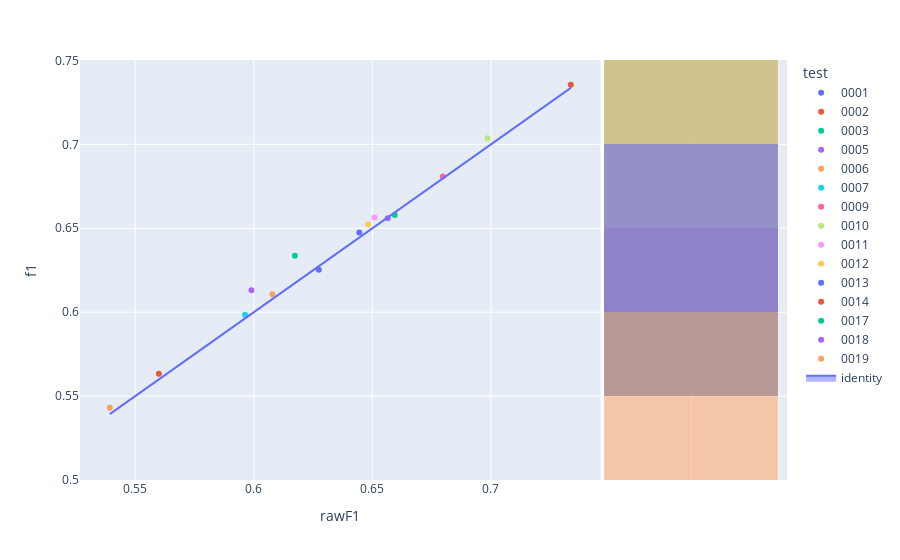

Notebook source saved alongside this figure:
### Code cell
fig=px.scatter(experimentModels,x='rawF1',y='f1',color='test',hover_name='modelId', marginal_y="histogram")
fig.add_trace(
    go.Scatter(x=experimentModels['rawF1'], y=experimentModels['rawF1'], name="identity", mode='lines',fill="toself")
)
fig.show()

### Figure 1 — Plotly figure (JSON) as saved in the notebook; plotly's stock layout.template omitted (floating-point values rounded to 4 significant figures)
{"data": [{"hovertemplate": "<b>%{hovertext}</b><br><br>test=0001<br>rawF1=%{x}<br>f1=%{y}<extra></extra>", "hovertext": ["d51d037b-304a-48df-970e-58aac592ac87"], "legendgroup": "0001", "marker": {"color": "#636efa", "symbol": "circle"}, "mode": "markers", "name": "0001", "orientation": "v", "showlegend": true, "type": "scatter", "x": [0.6274], "xaxis": "x", "y": [0.6253], "yaxis": "y"}, {"alignmentgroup": "True", "bingroup": "y", "hovertemplate": "test=0001<br>f1=%{y}<br>count=%{x}<extra></extra>", "legendgroup": "0001", "marker": {"color": "#636efa"}, "name": "0001", "offsetgroup": "0001", "opacity": 0.5, "showlegend": false, "type": "histogram", "xaxis": "x2", "y": [0.6253], "yaxis": "y2"}, {"hovertemplate": "<b>%{hovertext}</b><br><br>test=0002<br>rawF1=%{x}<br>f1=%{y}<extra></extra>", "hovertext": ["50ebd176-f601-4f02-bcd5-e0c07a362a35"], "legendgroup": "0002", "marker": {"color": "#EF553B", "symbol": "circle"}, "mode": "markers", "name": "0002", "orientation": "v", "showlegend": true, "type": "scatter", "x": [0.7337], "xaxis": "x", "y": [0.7355], "yaxis": "y"}, {"alignmentgroup": "True", "bingroup": "y", "hovertemplate": "test=0002<br>f1=%{y}<br>count=%{x}<extra></extra>", "legendgroup": "0002", "marker": {"color": "#EF553B"}, "name": "0002", "offsetgroup": "0002", "opacity": 0.5, "showlegend": false, "type": "histogram", "xaxis": "x2", "y": [0.7355], "yaxis": "y2"}, {"hovertemplate": "<b>%{hovertext}</b><br><br>test=0003<br>rawF1=%{x}<br>f1=%{y}<extra></extra>", "hovertext": ["ad0e1cc1-5a53-45b1-b13e-ca760e58c787"], "legendgroup": "0003", "marker": {"color": "#00cc96", "symbol": "circle"}, "mode": "markers", "name": "0003", "orientation": "v", "showlegend": true, "type": "scatter", "x": [0.6173], "xaxis": "x", "y": [0.6336], "yaxis": "y"}, {"alignmentgroup": "True", "bingroup": "y", "hovertemplate": "test=0003<br>f1=%{y}<br>count=%{x}<extra></extra>", "legendgroup": "0003", "marker": {"color": "#00cc96"}, "name": "0003", "offsetgroup": "0003", "opacity": 0.5, "showlegend": false, "type": "histogram", "xaxis": "x2", "y": [0.6336], "yaxis": "y2"}, {"hovertemplate": "<b>%{hovertext}</b><br><br>test=0005<br>rawF1=%{x}<br>f1=%{y}<extra></extra>", "hovertext": ["953522b6-a687-4555-b7bd-64e50323f539"], "legendgroup": "0005", "marker": {"color": "#ab63fa", "symbol": "circle"}, "mode": "markers", "name": "0005", "orientation": "v", "showlegend": true, "type": "scatter", "x": [0.599], "xaxis": "x", "y": [0.6131], "yaxis": "y"}, {"alignmentgroup": "True", "bingroup": "y", "hovertemplate": "test=0005<br>f1=%{y}<br>count=%{x}<extra></extra>", "legendgroup": "0005", "marker": {"color": "#ab63fa"}, "name": "0005", "offsetgroup": "0005", "opacity": 0.5, "showlegend": false, "type": "histogram", "xaxis": "x2", "y": [0.6131], "yaxis": "y2"}, {"hovertemplate": "<b>%{hovertext}</b><br><br>test=0006<br>rawF1=%{x}<br>f1=%{y}<extra></extra>", "hovertext": ["fdff7a52-c874-434c-b79a-4652e6521b61"], "legendgroup": "0006", "marker": {"color": "#FFA15A", "symbol": "circle"}, "mode": "markers", "name": "0006", "orientation": "v", "showlegend": true, "type": "scatter", "x": [0.6078], "xaxis": "x", "y": [0.6108], "yaxis": "y"}, {"alignmentgroup": "True", "bingroup": "y", "hovertemplate": "test=0006<br>f1=%{y}<br>count=%{x}<extra></extra>", "legendgroup": "0006", "marker": {"color": "#FFA15A"}, "name": "0006", "offsetgroup": "0006", "opacity": 0.5, "showlegend": false, "type": "histogram", "xaxis": "x2", "y": [0.6108], "yaxis": "y2"}, {"hovertemplate": "<b>%{hovertext}</b><br><br>test=0007<br>rawF1=%{x}<br>f1=%{y}<extra></extra>", "hovertext": ["a99170bc-4dc5-4b27-84df-f565c6f142c5"], "legendgroup": "0007", "marker": {"color": "#19d3f3", "symbol": "circle"}, "mode": "markers", "name": "0007", "orientation": "v", "showlegend": true, "type": "scatter", "x": [0.5963], "xaxis": "x", "y": [0.5985], "yaxis": "y"}, {"alignmentgroup": "True", "bingroup": "y", "hovertemplate": "test=0007<br>f1=%{y}<br>count=%{x}<extra></extra>", "legendgroup": "0007", "marker": {"color": "#19d3f3"}, "name": "0007", "offsetgroup": "0007", "opacity": 0.5, "showlegend": false, "type": "histogram", "xaxis": "x2", "y": [0.5985], "yaxis": "y2"}, {"hovertemplate": "<b>%{hovertext}</b><br><br>test=0009<br>rawF1=%{x}<br>f1=%{y}<extra></extra>", "hovertext": ["d4f86014-a983-4a56-940a-a53396539084"], "legendgroup": "0009", "marker": {"color": "#FF6692", "symbol": "circle"}, "mode": "markers", "name": "0009", "orientation": "v", "showlegend": true, "type": "scatter", "x": [0.6797], "xaxis": "x", "y": [0.6808], "yaxis": "y"}, {"alignmentgroup": "True", "bingroup": "y", "hovertemplate": "test=0009<br>f1=%{y}<br>count=%{x}<extra></extra>", "legendgroup": "0009", "marker": {"color": "#FF6692"}, "name": "0009", "offsetgroup": "0009", "opacity": 0.5, "showlegend": false, "type": "histogram", "xaxis": "x2", "y": [0.6808], "yaxis": "y2"}, {"hovertemplate": "<b>%{hovertext}</b><br><br>test=0010<br>rawF1=%{x}<br>f1=%{y}<extra></extra>", "hovertext": ["b9ba925c-8862-41ae-85ac-87efe667dc99"], "legendgroup": "0010", "marker": {"color": "#B6E880", "symbol": "circle"}, "mode": "markers", "name": "0010", "orientation": "v", "showlegend": true, "type": "scatter", "x": [0.6986], "xaxis": "x", "y": [0.7036], "yaxis": "y"}, {"alignmentgroup": "True", "bingroup": "y", "hovertemplate": "test=0010<br>f1=%{y}<br>count=%{x}<extra></extra>", "legendgroup": "0010", "marker": {"color": "#B6E880"}, "name": "0010", "offsetgroup": "0010", "opacity": 0.5, "showlegend": false, "type": "histogram", "xaxis": "x2", "y": [0.7036], "yaxis": "y2"}, {"hovertemplate": "<b>%{hovertext}</b><br><br>test=0011<br>rawF1=%{x}<br>f1=%{y}<extra></extra>", "hovertext": ["9a796814-2401-4dbb-811c-695c7c0888bb"], "legendgroup": "0011", "marker": {"color": "#FF97FF", "symbol": "circle"}, "mode": "markers", "name": "0011", "orientation": "v", "showlegend": true, "type": "scatter", "x": [0.651], "xaxis": "x", "y": [0.6564], "yaxis": "y"}, {"alignmentgroup": "True", "bingroup": "y", "hovertemplate": "test=0011<br>f1=%{y}<br>count=%{x}<extra></extra>", "legendgroup": "0011", "marker": {"color": "#FF97FF"}, "name": "0011", "offsetgroup": "0011", "opacity": 0.5, "showlegend": false, "type": "histogram", "xaxis": "x2", "y": [0.6564], "yaxis": "y2"}, {"hovertemplate": "<b>%{hovertext}</b><br><br>test=0012<br>rawF1=%{x}<br>f1=%{y}<extra></extra>", "hovertext": ["3be685c1-02ea-4a2f-8478-ca265ccc3196"], "legendgroup": "0012", "marker": {"color": "#FECB52", "symbol": "circle"}, "mode": "markers", "name": "0012", "orientation": "v", "showlegend": true, "type": "scatter", "x": [0.6482], "xaxis": "x", "y": [0.6522], "yaxis": "y"}, {"alignmentgroup": "True", "bingroup": "y", "hovertemplate": "test=0012<br>f1=%{y}<br>count=%{x}<extra></extra>", "legendgroup": "0012", "marker": {"color": "#FECB52"}, "name": "0012", "offsetgroup": "0012", "opacity": 0.5, "showlegend": false, "type": "histogram", "xaxis": "x2", "y": [0.6522], "yaxis": "y2"}, {"hovertemplate": "<b>%{hovertext}</b><br><br>test=0013<br>rawF1=%{x}<br>f1=%{y}<extra></extra>", "hovertext": ["016159f4-e171-4f6e-a510-0e5e140f8929"], "legendgroup": "0013", "marker": {"color": "#636efa", "symbol": "circle"}, "mode": "markers", "name": "0013", "orientation": "v", "showlegend": true, "type": "scatter", "x": [0.6445], "xaxis": "x", "y": [0.6475], "yaxis": "y"}, {"alignmentgroup": "True", "bingroup": "y", "hovertemplate": "test=0013<br>f1=%{y}<br>count=%{x}<extra></extra>", "legendgroup": "0013", "marker": {"color": "#636efa"}, "name": "0013", "offsetgroup": "0013", "opacity": 0.5, "showlegend": false, "type": "histogram", "xaxis": "x2", "y": [0.6475], "yaxis": "y2"}, {"hovertemplate": "<b>%{hovertext}</b><br><br>test=0014<br>rawF1=%{x}<br>f1=%{y}<extra></extra>", "hovertext": ["da40a91f-c09e-4752-899f-0d848fc48c20"], "legendgroup": "0014", "marker": {"color": "#EF553B", "symbol": "circle"}, "mode": "markers", "name": "0014", "orientation": "v", "showlegend": true, "type": "scatter", "x": [0.56], "xaxis": "x", "y": [0.5633], "yaxis": "y"}, {"alignmentgroup": "True", "bingroup": "y", "hovertemplate": "test=0014<br>f1=%{y}<br>count=%{x}<extra></extra>", "legendgroup": "0014", "marker": {"color": "#EF553B"}, "name": "0014", "offsetgroup": "0014", "opacity": 0.5, "showlegend": false, "type": "histogram", "xaxis": "x2", "y": [0.5633], "yaxis": "y2"}, {"hovertemplate": "<b>%{hovertext}</b><br><br>test=0017<br>rawF1=%{x}<br>f1=%{y}<extra></extra>", "hovertext": ["c30b34f2-52b8-47af-9309-81c72f52ea3d"], "legendgroup": "0017", "marker": {"color": "#00cc96", "symbol": "circle"}, "mode": "markers", "name": "0017", "orientation": "v", "showlegend": true, "type": "scatter", "x": [0.6594], "xaxis": "x", "y": [0.6579], "yaxis": "y"}, {"alignmentgroup": "True", "bingroup": "y", "hovertemplate": "test=0017<br>f1=%{y}<br>count=%{x}<extra></extra>", "legendgroup": "0017", "marker": {"color": "#00cc96"}, "name": "0017", "offsetgroup": "0017", "opacity": 0.5, "showlegend": false, "type": "histogram", "xaxis": "x2", "y": [0.6579], "yaxis": "y2"}, {"hovertemplate": "<b>%{hovertext}</b><br><br>test=0018<br>rawF1=%{x}<br>f1=%{y}<extra></extra>", "hovertext": ["63920ef1-b7bd-453c-af1b-c87e2c3f9ad0"], "legendgroup": "0018", "marker": {"color": "#ab63fa", "symbol": "circle"}, "mode": "markers", "name": "0018", "orientation": "v", "showlegend": true, "type": "scatter", "x": [0.6565], "xaxis": "x", "y": [0.6561], "yaxis": "y"}, {"alignmentgroup": "True", "bingroup": "y", "hovertemplate": "test=0018<br>f1=%{y}<br>count=%{x}<extra></extra>", "legendgroup": "0018", "marker": {"color": "#ab63fa"}, "name": "0018", "offsetgroup": "0018", "opacity": 0.5, "showlegend": false, "type": "histogram", "xaxis": "x2", "y": [0.6561], "yaxis": "y2"}, {"hovertemplate": "<b>%{hovertext}</b><br><br>test=0019<br>rawF1=%{x}<br>f1=%{y}<extra></extra>", "hovertext": ["73a45ddb-cbce-44c1-8ed8-007d5677989f"], "legendgroup": "0019", "marker": {"color": "#FFA15A", "symbol": "circle"}, "mode": "markers", "name": "0019", "orientation": "v", "showlegend": true, "type": "scatter", "x": [0.5393], "xaxis": "x", "y": [0.5431], "yaxis": "y"}, {"alignmentgroup": "True", "bingroup": "y", "hovertemplate": "test=0019<br>f1=%{y}<br>count=%{x}<extra></extra>", "legendgroup": "0019", "marker": {"color": "#FFA15A"}, "name": "0019", "offsetgroup": "0019", "opacity": 0.5, "showlegend": false, "type": "histogram", "xaxis": "x2", "y": [0.5431], "yaxis": "y2"}, {"fill": "toself", "mode": "lines", "name": "identity", "type": "scatter", "x": [0.6274, 0.7337, 0.6173, 0.599, 0.6078, 0.5963, 0.6797, 0.6986, 0.651, 0.6482, 0.6445, 0.56, 0.6594, 0.6565, 0.5393], "y": [0.6274, 0.7337, 0.6173, 0.599, 0.6078, 0.5963, 0.6797, 0.6986, 0.651, 0.6482, 0.6445, 0.56, 0.6594, 0.6565, 0.5393]}], "layout": {"barmode": "overlay", "legend": {"title": {"text": "test"}, "tracegroupgap": 0}, "margin": {"t": 60}, "xaxis": {"anchor": "y", "domain": [0, 0.7363], "title": {"text": "rawF1"}}, "xaxis2": {"anchor": "y2", "domain": [0.7413, 1], "matches": "x2", "showgrid": true, "showline": false, "showticklabels": false, "ticks": ""}, "yaxis": {"anchor": "x", "domain": [0, 1], "title": {"text": "f1"}}, "yaxis2": {"anchor": "x2", "domain": [0, 1], "matches": "y", "showgrid": true, "showticklabels": false}}}
